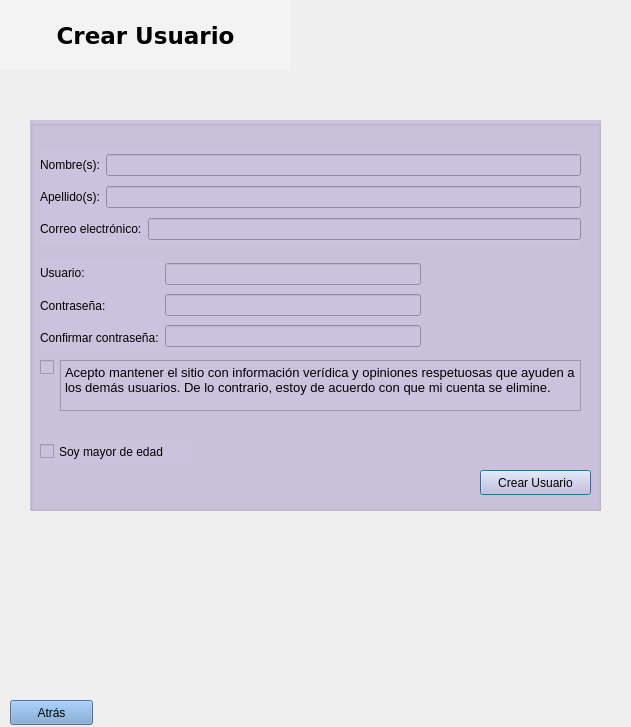
<?xml version="1.0" encoding="UTF-8"?>
<ui version="4.0">
 <class>CrearUsuario</class>
 <widget class="QDialog" name="CrearUsuario">
  <property name="geometry">
   <rect>
    <x>0</x>
    <y>0</y>
    <width>631</width>
    <height>727</height>
   </rect>
  </property>
  <property name="windowTitle">
   <string>Dialog</string>
  </property>
  <widget class="QLabel" name="label_17">
   <property name="geometry">
    <rect>
     <x>0</x>
     <y>0</y>
     <width>291</width>
     <height>71</height>
    </rect>
   </property>
   <property name="font">
    <font>
     <family>DejaVu Sans</family>
     <pointsize>17</pointsize>
     <weight>75</weight>
     <bold>true</bold>
    </font>
   </property>
   <property name="styleSheet">
    <string notr="true">background-color: rgb(243, 243, 243);</string>
   </property>
   <property name="text">
    <string>Crear Usuario</string>
   </property>
   <property name="alignment">
    <set>Qt::AlignCenter</set>
   </property>
  </widget>
  <widget class="QLabel" name="label_6">
   <property name="geometry">
    <rect>
     <x>400</x>
     <y>0</y>
     <width>231</width>
     <height>101</height>
    </rect>
   </property>
   <property name="text">
    <string/>
   </property>
   <property name="pixmap">
    <pixmap>../Pictures/turis.png</pixmap>
   </property>
  </widget>
  <widget class="QGroupBox" name="groupBox">
   <property name="geometry">
    <rect>
     <x>30</x>
     <y>120</y>
     <width>571</width>
     <height>391</height>
    </rect>
   </property>
   <property name="styleSheet">
    <string notr="true">background-color: rgb(203, 195, 221);</string>
   </property>
   <property name="title">
    <string/>
   </property>
   <widget class="QPushButton" name="pushButton_crearUsuario">
    <property name="geometry">
     <rect>
      <x>450</x>
      <y>350</y>
      <width>111</width>
      <height>25</height>
     </rect>
    </property>
    <property name="text">
     <string>Crear Usuario</string>
    </property>
   </widget>
   <widget class="QCheckBox" name="checkBox_1">
    <property name="geometry">
     <rect>
      <x>10</x>
      <y>240</y>
      <width>14</width>
      <height>15</height>
     </rect>
    </property>
    <property name="text">
     <string/>
    </property>
   </widget>
   <widget class="QCheckBox" name="checkBox_2">
    <property name="geometry">
     <rect>
      <x>10</x>
      <y>320</y>
      <width>151</width>
      <height>23</height>
     </rect>
    </property>
    <property name="text">
     <string>Soy mayor de edad</string>
    </property>
   </widget>
   <widget class="QTextBrowser" name="textBrowser">
    <property name="geometry">
     <rect>
      <x>30</x>
      <y>240</y>
      <width>521</width>
      <height>51</height>
     </rect>
    </property>
    <property name="verticalScrollBarPolicy">
     <enum>Qt::ScrollBarAlwaysOff</enum>
    </property>
    <property name="horizontalScrollBarPolicy">
     <enum>Qt::ScrollBarAlwaysOff</enum>
    </property>
    <property name="html">
     <string>&lt;!DOCTYPE HTML PUBLIC &quot;-//W3C//DTD HTML 4.0//EN&quot; &quot;http://www.w3.org/TR/REC-html40/strict.dtd&quot;&gt;
&lt;html&gt;&lt;head&gt;&lt;meta name=&quot;qrichtext&quot; content=&quot;1&quot; /&gt;&lt;style type=&quot;text/css&quot;&gt;
p, li { white-space: pre-wrap; }
&lt;/style&gt;&lt;/head&gt;&lt;body style=&quot; font-family:'DejaVu Sans, '; font-size:10pt; font-weight:400; font-style:normal;&quot;&gt;
&lt;p style=&quot; margin-top:0px; margin-bottom:0px; margin-left:0px; margin-right:0px; -qt-block-indent:0; text-indent:0px;&quot;&gt;Acepto mantener el sitio con información verídica y opiniones respetuosas que ayuden a los demás usuarios. De lo contrario, estoy de acuerdo con que mi cuenta se elimine.&lt;/p&gt;&lt;/body&gt;&lt;/html&gt;</string>
    </property>
   </widget>
   <widget class="QWidget" name="layoutWidget_2">
    <property name="geometry">
     <rect>
      <x>10</x>
      <y>140</y>
      <width>381</width>
      <height>91</height>
     </rect>
    </property>
    <layout class="QHBoxLayout" name="horizontalLayout_3">
     <item>
      <layout class="QVBoxLayout" name="verticalLayout">
       <item>
        <widget class="QLabel" name="label_usuario">
         <property name="text">
          <string>Usuario:</string>
         </property>
        </widget>
       </item>
       <item>
        <widget class="QLabel" name="label_password">
         <property name="text">
          <string>Contraseña:</string>
         </property>
        </widget>
       </item>
       <item>
        <widget class="QLabel" name="label_cpassword">
         <property name="text">
          <string>Confirmar contraseña:</string>
         </property>
        </widget>
       </item>
      </layout>
     </item>
     <item>
      <layout class="QVBoxLayout" name="verticalLayout_2">
       <item>
        <widget class="QLineEdit" name="lineEdit_usuario"/>
       </item>
       <item>
        <widget class="QLineEdit" name="lineEdit_password">
         <property name="echoMode">
          <enum>QLineEdit::Password</enum>
         </property>
        </widget>
       </item>
       <item>
        <widget class="QLineEdit" name="lineEdit_cpassword">
         <property name="echoMode">
          <enum>QLineEdit::Password</enum>
         </property>
        </widget>
       </item>
      </layout>
     </item>
    </layout>
   </widget>
   <widget class="QWidget" name="layoutWidget">
    <property name="geometry">
     <rect>
      <x>10</x>
      <y>30</y>
      <width>541</width>
      <height>95</height>
     </rect>
    </property>
    <layout class="QVBoxLayout" name="verticalLayout_3">
     <item>
      <layout class="QHBoxLayout" name="horizontalLayout_4">
       <item>
        <widget class="QLabel" name="label_nombre">
         <property name="text">
          <string>Nombre(s):</string>
         </property>
        </widget>
       </item>
       <item>
        <widget class="QLineEdit" name="lineEdit_nombre"/>
       </item>
      </layout>
     </item>
     <item>
      <layout class="QHBoxLayout" name="horizontalLayout_10">
       <item>
        <widget class="QLabel" name="label_apellido">
         <property name="text">
          <string>Apellido(s):</string>
         </property>
        </widget>
       </item>
       <item>
        <widget class="QLineEdit" name="lineEdit_apellido"/>
       </item>
      </layout>
     </item>
     <item>
      <layout class="QHBoxLayout" name="horizontalLayout_8">
       <item>
        <widget class="QLabel" name="label_correo">
         <property name="text">
          <string>Correo electrónico:</string>
         </property>
        </widget>
       </item>
       <item>
        <widget class="QLineEdit" name="lineEdit_correo"/>
       </item>
      </layout>
     </item>
    </layout>
   </widget>
  </widget>
  <widget class="QLabel" name="label_7">
   <property name="geometry">
    <rect>
     <x>10</x>
     <y>540</y>
     <width>171</width>
     <height>131</height>
    </rect>
   </property>
   <property name="text">
    <string/>
   </property>
   <property name="pixmap">
    <pixmap>../Pictures/taxi.png</pixmap>
   </property>
  </widget>
  <widget class="QPushButton" name="pushButton_atras">
   <property name="geometry">
    <rect>
     <x>10</x>
     <y>700</y>
     <width>83</width>
     <height>25</height>
    </rect>
   </property>
   <property name="styleSheet">
    <string notr="true">background-color: rgb(114, 159, 207);</string>
   </property>
   <property name="text">
    <string>Atrás</string>
   </property>
  </widget>
  <widget class="QLabel" name="label_10">
   <property name="geometry">
    <rect>
     <x>380</x>
     <y>540</y>
     <width>221</width>
     <height>171</height>
    </rect>
   </property>
   <property name="text">
    <string/>
   </property>
   <property name="pixmap">
    <pixmap>../Pictures/gente5.png</pixmap>
   </property>
  </widget>
 </widget>
 <resources/>
 <connections/>
</ui>
